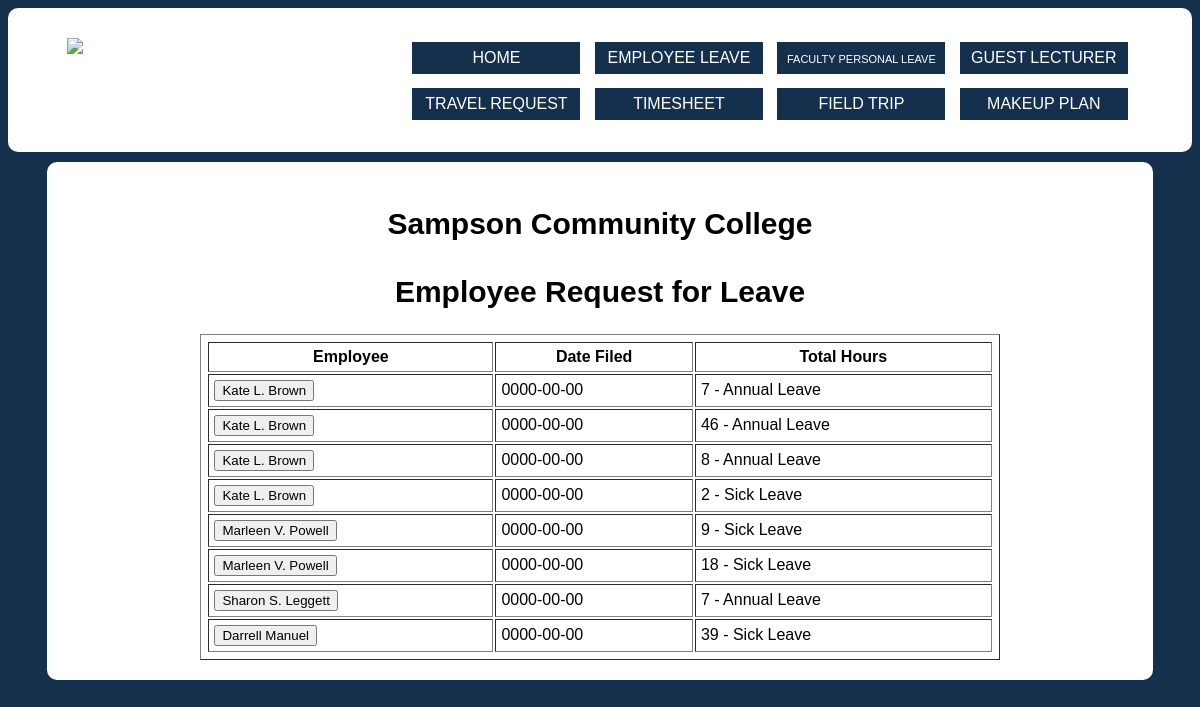
Page /sick-leave/sick-leave-monthly-report.php (signed in) on the committed database.
### tables this page shows
CREATE TABLE IF NOT EXISTS `employeeleave` (
  `ID` int(11) NOT NULL,
  `employee` varchar(250) NOT NULL,
  `employee_email` varchar(250) NOT NULL,
  `supervisor` varchar(250) NOT NULL,
  `date_filed` date NOT NULL,
  `al_date1` date NOT NULL,
  `al_date1_timeout` varchar(250) NOT NULL,
  `al_date1_timein` varchar(250) NOT NULL,
  `al_date2` date NOT NULL,
  `al_date2_timeout` varchar(250) NOT NULL,
  `al_date2_timein` varchar(250) NOT NULL,
  `al_date3` date NOT NULL,
  `al_date3_timeout` varchar(250) NOT NULL,
  `al_date3_timein` varchar(250) NOT NULL,
  `al_date4` date NOT NULL,
  `al_date4_timeout` varchar(250) NOT NULL,
  `al_date4_timein` varchar(250) NOT NULL,
  `al_date5` date NOT NULL,
  `al_date5_timeout` varchar(250) NOT NULL,
  `al_date5_timein` varchar(250) NOT NULL,
  `al_date6` date NOT NULL,
  `al_date6_timeout` varchar(250) NOT NULL,
  `al_date6_timein` varchar(250) NOT NULL,
  `al_total_time` double NOT NULL,
  `bl_date1` date NOT NULL,
  `bl_date1_timeout` varchar(250) NOT NULL,
  `bl_date1_timein` varchar(250) NOT NULL,
  `bl_date2` date NOT NULL,
  `bl_date2_timeout` varchar(250) NOT NULL,
  `bl_date2_timein` varchar(250) NOT NULL,
  `bl_total_time` double NOT NULL,
  `fl_date1` date NOT NULL,
  `fl_date1_timeout` varchar(250) NOT NULL,
  `fl_date1_timein` varchar(250) NOT NULL,
  `fl_date2` date NOT NULL,
  `fl_date2_timeout` varchar(250) NOT NULL,
  `fl_date2_timein` varchar(250) NOT NULL,
  `fl_total_time` double NOT NULL,
  `fl_relationship` varchar(250) NOT NULL,
  `sl_date1` date NOT NULL,
  `sl_date1_timeout` varchar(250) NOT NULL,
  `sl_date1_timein` varchar(250) NOT NULL,
  `sl_date2` date NOT NULL,
  `sl_date2_timeout` varchar(250) NOT NULL,
  `sl_date2_timein` varchar(250) NOT NULL,
  `total_hours_before` double NOT NULL,
  `sl_total_time` double NOT NULL,
  `sl_multiplier` varchar(250) NOT NULL,
  `sl_type` varchar(250) NOT NULL,
  `applicant_signature` varchar(250) NOT NULL,
  `applicant_date` date NOT NULL,
  `chair_signature` varchar(250) NOT NULL,
  `chair_date` date NOT NULL,
  `vp_signature` varchar(250) NOT NULL,
  `vp_date` date NOT NULL
);

### sick-leave/sick-leave-monthly-report.php (the view, shortened to what this page needs)
<!DOCTYPE html>
<html>
	<head>
		<link rel="stylesheet" href="../css/outputstyle.css">
		<link rel="stylesheet" href="../css/jquery-te-1.4.0.css">
	</head>
	<body>
		<?php
			$report_month = $_GET['report_month'];
			$report_year = $_GET['report_year'];
			include("../dbconnect.php");
			$query = "SELECT * FROM employeeleave WHERE month(date_filed) = '$report_month' AND year(date_filed) = '$report_year'";
			$result = mysqli_query($dbc, $query) or die ('Error querying database.');
		?>
		<div class="container">
			<?php
				include_once('../nav.php');
			?>
			<div class="content">
				<h2>Sampson Community College<br><br>Employee Request for Leave</h2>
				<?php
					$num_rows = mysqli_num_rows($result);
					if($num_rows > 0)
					{
						print("<table style='margin:auto; width:75%; padding:5px;' border='1' cellpadding='5px'>");
						print("<tr><th>Employee</th><th>Date Filed</th><th>Total Hours</th></tr>");
						while($row = mysqli_fetch_row($result))
						{
							print("<form method='POST' name='sick-leave-choose' action='sick-leave-print.php'>");
							print("<tr><td><input type='submit' value='" . $row['1'] . "'></td><td>" . $row['4'] . "</td>");
							print("<td>");
								if($row['23'] != 0) {
									print($row['23'] . " - Annual Leave");
								} else if ($row['30'] != 0) {
									print($row['30'] . " - Bonus Leave");
								} else if ($row['37'] != 0) {
									print($row['37'] . " - Funeral Leave");
								} else if ($row['46'] != 0) {
									print($row['46'] . " - Sick Leave");
								}
							print("</td></tr>");
							print("</form>");
						}
						print("</table");
					} else {
						print("There are no results...");
					}
				?>
			</div>
		</div>
	</body>
</html>

### nav.php (shortened to what this page needs)
<div class="header">
	<a href="http://forms.sampsoncc.edu/index.php"><img src="http://forms.sampsoncc.edu/img/scc-logo.jpg"></a>
		<div id="nav">
			<ul>
				<li><a href="http://forms.sampsoncc.edu/index.php">Home</a></li>
				<li><a href="http://forms.sampsoncc.edu/sick-leave/sick-leave-input-home.php">Employee Leave</a></li>
				<li><a href="http://forms.sampsoncc.edu/personal-leave/personal-leave-input-home.php"><span style="font-size:11px;">Faculty Personal Leave</span></a></li>
				<li><a href="http://forms.sampsoncc.edu/guest-lecturer/guest-lecturer-input-home.php">Guest Lecturer</a></li><br>
				<li><a href="http://forms.sampsoncc.edu/travel-request/travel-request-input-home.php">Travel Request</a></li>
				<li><a href="#">Timesheet</a></li>
				<li><a href="http://forms.sampsoncc.edu/field-trip/field-trip-input-home.php">Field Trip</a></li>
				<li><a href="http://forms.sampsoncc.edu/makeup-plan/makeup-plan-input-home.php">Makeup Plan</a></li>
			</ul>
		</div>
</div>

### rows in the picture
employeeleave: employee "Kate L. Brown", date_filed "0000-00-00", al_total_time "7"
employeeleave: employee "Kate L. Brown", date_filed "0000-00-00", al_total_time "46"
employeeleave: employee "Kate L. Brown", date_filed "0000-00-00", al_total_time "8"
employeeleave: employee "Kate L. Brown", date_filed "0000-00-00", sl_total_time "2"
employeeleave: employee "Marleen V. Powell", date_filed "0000-00-00", sl_total_time "9"
employeeleave: employee "Marleen V. Powell", date_filed "0000-00-00", sl_total_time "18"
employeeleave: employee "Sharon S. Leggett", date_filed "0000-00-00", al_total_time "7"
employeeleave: employee "Darrell Manuel", date_filed "0000-00-00", sl_total_time "39"
